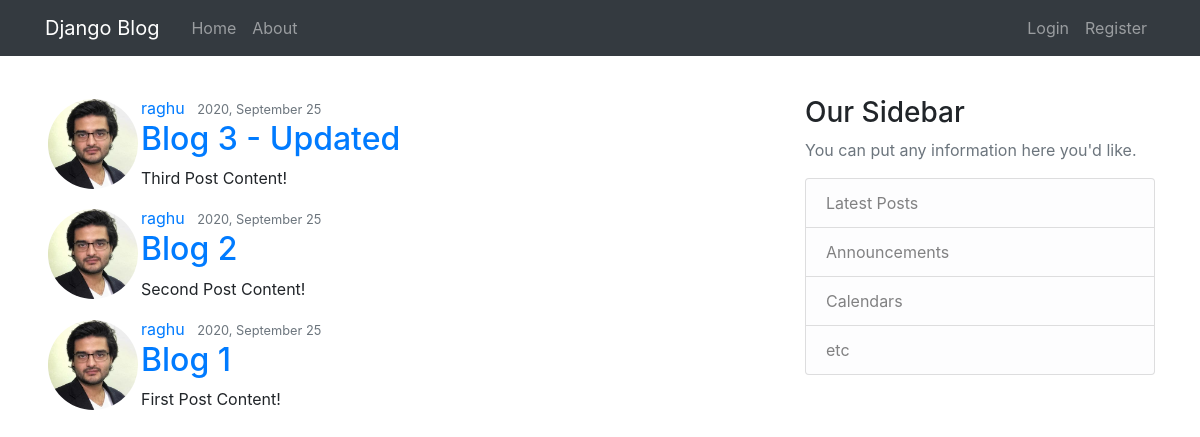
/blog/, run on an earlier commit of the app's database.
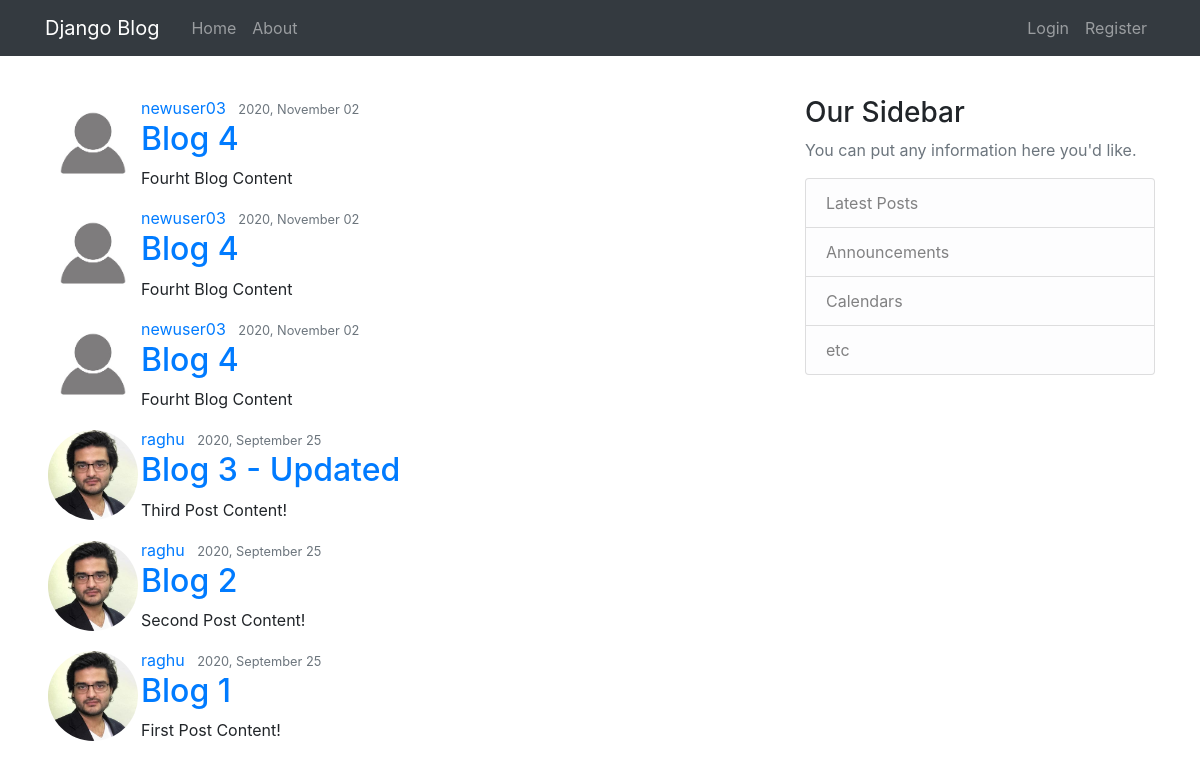
And on a later commit of the database.
### blog/models.py (models this page shows, shortened)
class Post(models.Model):
    title = models.CharField(max_length=100)
    content = models.TextField()
    date_posted = models.DateTimeField(default = timezone.now)
    author = models.ForeignKey(User,on_delete=models.CASCADE)

### users/models.py (models this page shows, shortened)
class Profile(models.Model):
    user = models.OneToOneField(User, on_delete=models.CASCADE)
    image = models.ImageField(default='default.jpg',upload_to='profile_pics')

### blog/views.py (the view)
# urls.py: path('',PostListView.as_view(), name='blog-home'),
class PostListView(ListView):
    model = Post
    template_name = 'blog/home.html'
    context_object_name = 'posts' # sets the context variable name inside the template being called
    ordering = ["-date_posted"]

### blog/templates/blog/home.html
{% extends "blog/base.html" %}
{% block content %}
    {% for post in posts %}
        <article class="media content-section">
            <img class="rounded-circle" src="{{post.author.profile.image.url}}" style="max-width: 90px; margin: 3px">
            <div class="media-body">
                <div class="article-metadata">
                    <a class="mr-2" href="#">{{ post.author }}</a>
                    <small class="text-muted">{{ post.date_posted | date:"Y, F d" }}</small>
                </div>
                <h2><a class="article-title" href="{% url 'post-detail' post.id %}">{{ post.title }}</a></h2>
                <p class="article-content">{{ post.content }}</p>
            </div>
        </article>
    {% endfor %}
{% endblock content %}

### blog/templates/blog/base.html (shortened to what this page needs)
{% load static %}
<!DOCTYPE html>
<html>
<head>
    <link rel="stylesheet" href="https://stackpath.bootstrapcdn.com/bootstrap/4.5.2/css/bootstrap.min.css"
>
    <link ref="stylesheet" type="text/css" href="{% static 'blog/main.css' %}">
</head>
<body>
    <header class="site-header">
        <nav class="navbar navbar-expand-md navbar-dark bg-dark fixed-top">
            <div class="container">
                <a class="navbar-brand mr-4" href="/admin/">Django Blog</a>
                <div class="collapse navbar-collapse" id="navbarToggle">
                    <div class="navbar-nav mr-auto">
                        <a class="nav-item nav-link" href="{% url 'blog-home' %}">Home</a>
                        <a class="nav-item nav-link" href="{% url 'blog-about' %}">About</a>
                    </div>
                    <div class="navbar-nav">
                        {% if user.is_authenticated %}
                            <a class="nav-item nav-link" href="{% url 'profile' %}">Profile</a>
                            <a class="nav-item nav-link" href="{% url 'logout' %}">Logout</a>
                        {% else %}
                            <a class="nav-item nav-link" href="{% url 'login' %}">Login</a>
                            <a class="nav-item nav-link" href="{% url 'register' %}">Register</a>
                        {% endif %}
                    </div>
                </div>
            </div>
        </nav>
    </header>
    <main role="main" class="container mt-5">
        <div class="row pt-5">
            <div class="col-md-8">
                {% block content %}
                {% endblock %}
            </div>
            <div class="col-md-4">
                <div class="content-section">
                    <h3>Our Sidebar</h3>
                    <p class='text-muted'>You can put any information here you'd like.
                    <ul class="list-group">
                        <li class="list-group-item list-group-item-light">Latest Posts</li>
                        <li class="list-group-item list-group-item-light">Announcements</li>
                        <li class="list-group-item list-group-item-light">Calendars</li>
                        <li class="list-group-item list-group-item-light">etc</li>
                    </ul>
                    </p>
                </div>
            </div>
        </div>
    </main>
</body>
</html>

What changed in the data, as far as the page shows it:
added Post: author.profile.image (placeholder picture), author "newuser03", date_posted "2020, November 02", title "Blog 4", content "Fourht Blog Content"
added Post: author.profile.image (placeholder picture), author "newuser03", date_posted "2020, November 02", title "Blog 4", content "Fourht Blog Content"
added Post: author.profile.image (placeholder picture), author "newuser03", date_posted "2020, November 02", title "Blog 4", content "Fourht Blog Content"
